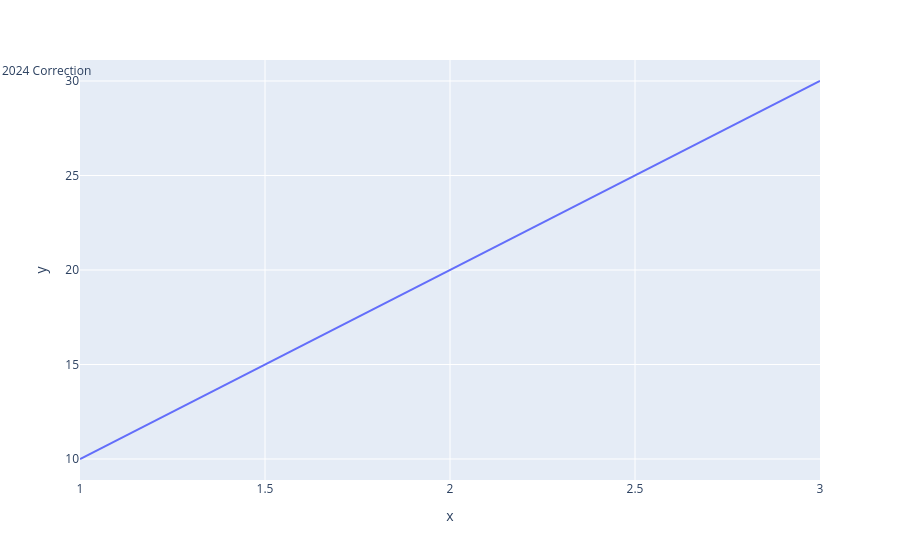

Notebook cell for this chart:
### Code cell
fig.add_vrect(
    x0="2024-01-01",
    x1="2024-12-31",
    fillcolor="red",
    opacity=0.15,
    annotation_text="2024 Correction",
    line_width=0
)

fig.show()

### Figure 1 — Plotly figure (JSON) as saved in the notebook; plotly's stock layout.template omitted (floating-point values rounded to 4 significant figures)
{"data": [{"hovertemplate": "x=%{x}<br>y=%{y}<extra></extra>", "legendgroup": "", "line": {"color": "#636efa", "dash": "solid"}, "marker": {"symbol": "circle"}, "mode": "lines", "name": "", "orientation": "v", "showlegend": false, "type": "scatter", "x": [1, 2, 3], "xaxis": "x", "y": [10, 20, 30], "yaxis": "y"}], "layout": {"annotations": [{"showarrow": false, "text": "2024 Correction", "x": "2024-12-31", "xanchor": "right", "xref": "x", "y": 1, "yanchor": "top", "yref": "y domain"}], "legend": {"tracegroupgap": 0}, "margin": {"t": 60}, "shapes": [{"fillcolor": "red", "line": {"width": 0}, "opacity": 0.15, "type": "rect", "x0": "2024-01-01", "x1": "2024-12-31", "xref": "x", "y0": 0, "y1": 1, "yref": "y domain"}], "xaxis": {"anchor": "y", "domain": [0, 1], "title": {"text": "x"}}, "yaxis": {"anchor": "x", "domain": [0, 1], "title": {"text": "y"}}}}
